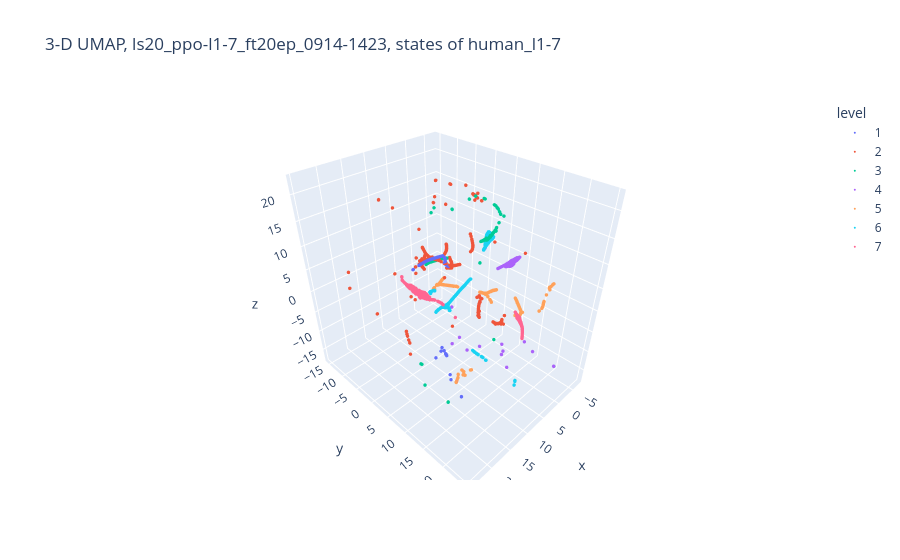

Notebook code for this chart:
### Code cell
PLOTLY_MODEL = MODELS[2]  # which model to show in 3-D

layout_3d = umap.UMAP(n_components=3, n_neighbors=50, min_dist=0.1, init="pca", random_state=SEED).fit_transform(embeddings[PLOTLY_MODEL])  # same settings as above, but 3 axes
episode_starts = np.array([start for start, _ in episodes])  # first row of every episode
points_3d = pd.DataFrame({
    "x": layout_3d[:, 0], "y": layout_3d[:, 1], "z": layout_3d[:, 2],
    "level": levels.astype(str),  # text -> one colour per level
    "episode": episode_of_row,  # same number as in the GIF file names
    "step": np.arange(len(grids)) - episode_starts[episode_of_row],  # position within the episode
    "action": actions,
    "completed": successes,
})

figure_3d = px.scatter_3d(points_3d, x="x", y="y", z="z", color="level", hover_data=["episode", "step", "action", "completed"], category_orders={"level": sorted(points_3d["level"].unique(), key=int)}, title=f"3-D UMAP, {PLOTLY_MODEL}, states of {DATASET}")
figure_3d.update_traces(marker_size=2)  # small points
figure_3d.write_html(evaluation_dir(GAME) / f"{DATASET}_umap3d_{PLOTLY_MODEL}.html")  # interactive file that opens in any browser
figure_3d.show()

### Figure 1 — Plotly figure (JSON) as saved in the notebook; plotly's stock layout.template omitted (floating-point values rounded to 4 significant figures; data arrays with more than 128 entries replaced by an {"elided": "..."} marker saying what was removed)
{"data": [{"customdata": {"elided": "493x4 mixed values"}, "hovertemplate": "level=1<br>x=%{x}<br>y=%{y}<br>z=%{z}<br>episode=%{customdata[0]}<br>step=%{customdata[1]}<br>action=%{customdata[2]}<br>completed=%{customdata[3]}<extra></extra>", "legendgroup": "1", "marker": {"color": "#636efa", "size": 2, "symbol": "circle"}, "mode": "markers", "name": "1", "scene": "scene", "showlegend": true, "type": "scatter3d", "x": {"elided": "493 float values"}, "y": {"elided": "493 float values"}, "z": {"elided": "493 float values"}}, {"customdata": {"elided": "1973x4 mixed values"}, "hovertemplate": "level=2<br>x=%{x}<br>y=%{y}<br>z=%{z}<br>episode=%{customdata[0]}<br>step=%{customdata[1]}<br>action=%{customdata[2]}<br>completed=%{customdata[3]}<extra></extra>", "legendgroup": "2", "marker": {"color": "#EF553B", "size": 2, "symbol": "circle"}, "mode": "markers", "name": "2", "scene": "scene", "showlegend": true, "type": "scatter3d", "x": {"elided": "1973 float values"}, "y": {"elided": "1973 float values"}, "z": {"elided": "1973 float values"}}, {"customdata": {"elided": "845x4 mixed values"}, "hovertemplate": "level=3<br>x=%{x}<br>y=%{y}<br>z=%{z}<br>episode=%{customdata[0]}<br>step=%{customdata[1]}<br>action=%{customdata[2]}<br>completed=%{customdata[3]}<extra></extra>", "legendgroup": "3", "marker": {"color": "#00cc96", "size": 2, "symbol": "circle"}, "mode": "markers", "name": "3", "scene": "scene", "showlegend": true, "type": "scatter3d", "x": {"elided": "845 float values"}, "y": {"elided": "845 float values"}, "z": {"elided": "845 float values"}}, {"customdata": {"elided": "657x4 mixed values"}, "hovertemplate": "level=4<br>x=%{x}<br>y=%{y}<br>z=%{z}<br>episode=%{customdata[0]}<br>step=%{customdata[1]}<br>action=%{customdata[2]}<br>completed=%{customdata[3]}<extra></extra>", "legendgroup": "4", "marker": {"color": "#ab63fa", "size": 2, "symbol": "circle"}, "mode": "markers", "name": "4", "scene": "scene", "showlegend": true, "type": "scatter3d", "x": {"elided": "657 float values"}, "y": {"elided": "657 float values"}, "z": {"elided": "657 float values"}}, {"customdata": {"elided": "1109x4 mixed values"}, "hovertemplate": "level=5<br>x=%{x}<br>y=%{y}<br>z=%{z}<br>episode=%{customdata[0]}<br>step=%{customdata[1]}<br>action=%{customdata[2]}<br>completed=%{customdata[3]}<extra></extra>", "legendgroup": "5", "marker": {"color": "#FFA15A", "size": 2, "symbol": "circle"}, "mode": "markers", "name": "5", "scene": "scene", "showlegend": true, "type": "scatter3d", "x": {"elided": "1109 float values"}, "y": {"elided": "1109 float values"}, "z": {"elided": "1109 float values"}}, {"customdata": {"elided": "1488x4 mixed values"}, "hovertemplate": "level=6<br>x=%{x}<br>y=%{y}<br>z=%{z}<br>episode=%{customdata[0]}<br>step=%{customdata[1]}<br>action=%{customdata[2]}<br>completed=%{customdata[3]}<extra></extra>", "legendgroup": "6", "marker": {"color": "#19d3f3", "size": 2, "symbol": "circle"}, "mode": "markers", "name": "6", "scene": "scene", "showlegend": true, "type": "scatter3d", "x": {"elided": "1488 float values"}, "y": {"elided": "1488 float values"}, "z": {"elided": "1488 float values"}}, {"customdata": {"elided": "1077x4 mixed values"}, "hovertemplate": "level=7<br>x=%{x}<br>y=%{y}<br>z=%{z}<br>episode=%{customdata[0]}<br>step=%{customdata[1]}<br>action=%{customdata[2]}<br>completed=%{customdata[3]}<extra></extra>", "legendgroup": "7", "marker": {"color": "#FF6692", "size": 2, "symbol": "circle"}, "mode": "markers", "name": "7", "scene": "scene", "showlegend": true, "type": "scatter3d", "x": {"elided": "1077 float values"}, "y": {"elided": "1077 float values"}, "z": {"elided": "1077 float values"}}], "layout": {"legend": {"title": {"text": "level"}, "tracegroupgap": 0}, "scene": {"domain": {"x": [0, 1], "y": [0, 1]}, "xaxis": {"title": {"text": "x"}}, "yaxis": {"title": {"text": "y"}}, "zaxis": {"title": {"text": "z"}}}, "title": {"text": "3-D UMAP, ls20_ppo-l1-7_ft20ep_0914-1423, states of human_l1-7"}}}
